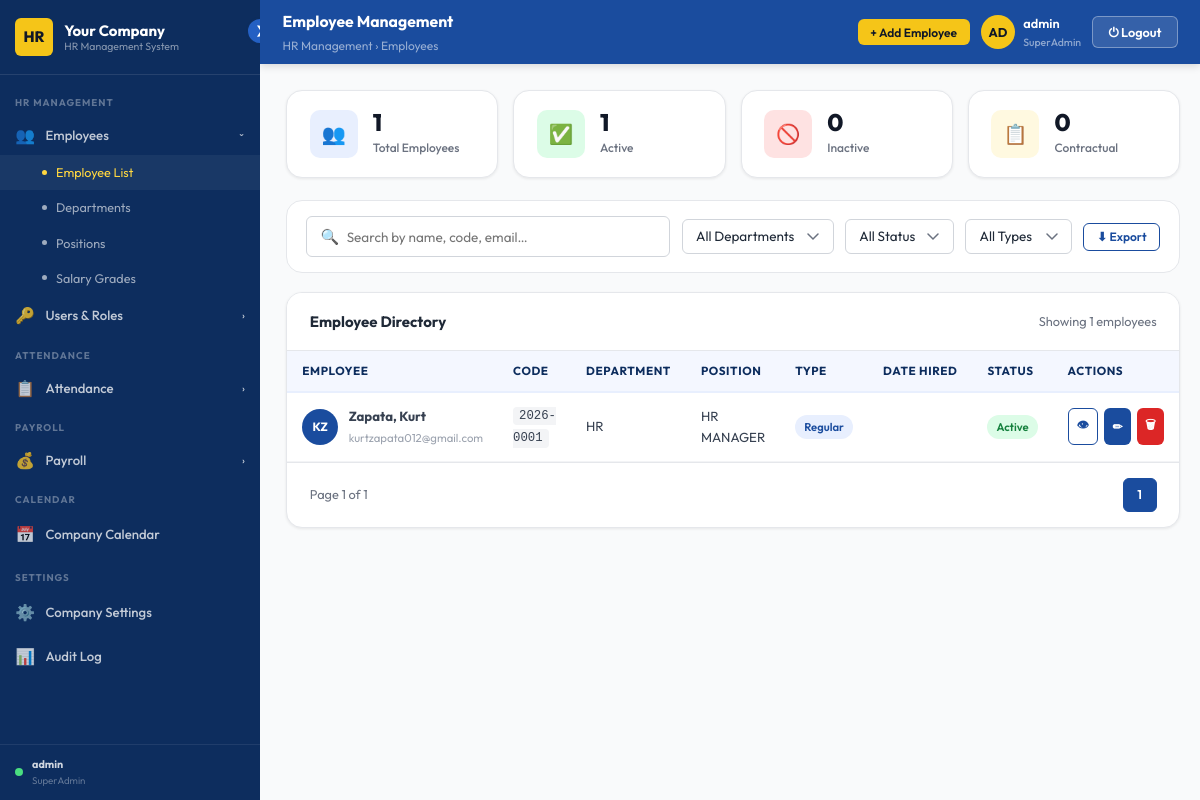
Screenshot of /employees/ (signed in) with the database file from the repository.
### accounts/models.py (models this page shows, shortened)
class Role(models.Model):
    name        = models.CharField(max_length=100)      # SuperAdmin, HRAdmin, StaffAdmin
    description = models.TextField(blank=True)

### employees/models.py (models this page shows, shortened)
class Employee(models.Model):
    EMPLOYMENT_TYPES = [('regular', 'Regular'), ('contract', 'Contract')]
    STATUS_CHOICES   = [('active', 'Active'), ('inactive', 'Inactive')]
    GENDER_CHOICES   = [('male', 'Male'), ('female', 'Female'), ('other', 'Other')]
    CIVIL_CHOICES    = [
        ('single', 'Single'), ('married', 'Married'),
        ('widowed', 'Widowed'), ('separated', 'Separated'),
    ]
    employee_code   = models.CharField(max_length=50, unique=True)
    first_name      = models.CharField(max_length=100)
    last_name       = models.CharField(max_length=100)
    email           = models.EmailField(unique=True)
    phone           = models.CharField(max_length=30, blank=True)
    address         = models.TextField(blank=True)
    date_hired      = models.DateField(null=True, blank=True)
    employment_type = models.CharField(max_length=20, choices=EMPLOYMENT_TYPES, default='regular')
    status          = models.CharField(max_length=20, choices=STATUS_CHOICES, default='active')
    department      = models.ForeignKey(Department, on_delete=models.SET_NULL, null=True, blank=True)
    position        = models.ForeignKey(Position, on_delete=models.SET_NULL, null=True, blank=True)
    salary_grade    = models.ForeignKey(SalaryGrade, on_delete=models.SET_NULL, null=True, blank=True)
    created_at      = models.DateTimeField(auto_now_add=True)
    updated_at      = models.DateTimeField(auto_now=True)
    middle_name     = models.CharField(max_length=100, blank=True)
    birthdate       = models.DateField(null=True, blank=True)
    gender          = models.CharField(max_length=10, choices=GENDER_CHOICES, blank=True)
    civil_status    = models.CharField(max_length=15, choices=CIVIL_CHOICES, blank=True)
    nationality     = models.CharField(max_length=60, blank=True, default='Filipino')
    tin_number        = models.CharField(max_length=30, blank=True)
    sss_number        = models.CharField(max_length=30, blank=True)
    philhealth_number = models.CharField(max_length=30, blank=True)
    pagibig_number    = models.CharField(max_length=30, blank=True)
    emergency_contact_name         = models.CharField(max_length=150, blank=True)
    emergency_contact_phone        = models.CharField(max_length=30, blank=True)
    emergency_contact_relationship = models.CharField(max_length=60, blank=True)
    contract_start  = models.DateField(null=True, blank=True)
    contract_end    = models.DateField(null=True, blank=True)
    @property
    def is_contract_expired(self):
        if self.employment_type == 'contract' and self.contract_end:
            from datetime import date
            return date.today() > self.contract_end
        return False

class Department(models.Model):
    name        = models.CharField(max_length=100)
    description = models.TextField(blank=True)
    created_at  = models.DateTimeField(auto_now_add=True)

class Position(models.Model):
    name        = models.CharField(max_length=100)
    department  = models.ForeignKey(Department, on_delete=models.SET_NULL, null=True)
    base_salary = models.DecimalField(max_digits=10, decimal_places=2, default=0)
    created_at  = models.DateTimeField(auto_now_add=True)

### employees/views.py (the view)
@admin_required
def employee_list(request):
    qs = Employee.objects.select_related(
        'department', 'position', 'salary_grade'
    ).order_by('last_name', 'first_name')
    q        = request.GET.get('q', '').strip()
    dept     = request.GET.get('dept')
    status   = request.GET.get('status')
    emp_type = request.GET.get('type')
    if q:
        qs = qs.filter(
            Q(first_name__icontains=q) | Q(last_name__icontains=q) |
            Q(email__icontains=q)      | Q(employee_code__icontains=q)
        )
    if dept:     qs = qs.filter(department_id=dept)
    if status:   qs = qs.filter(status=status)
    if emp_type: qs = qs.filter(employment_type=emp_type)
    paginator = Paginator(qs, 20)
    employees = paginator.get_page(request.GET.get('page', 1))
    today = date.today()
    soon  = today + timedelta(days=30)
    stats = {
        'total':            Employee.objects.count(),
        'active':           Employee.objects.filter(status='active').count(),
        'inactive':         Employee.objects.filter(status='inactive').count(),
        'contract':         Employee.objects.filter(employment_type='contract').count(),
        'expiring_soon':    Employee.objects.filter(
                                employment_type='contract',
                                status='active',
                                contract_end__gte=today,
                                contract_end__lte=soon,
                            ).count(),
        'expired_contracts': Employee.objects.filter(
                                employment_type='contract',
                                status='active',
                                contract_end__lt=today,
                            ).count(),
    }
    next_code = generate_employee_code()
    new_creds = request.session.pop('new_employee_credentials', None)
    for _name, _desc in [
        ('SuperAdmin', 'Full access to all system features'),
        ('HRAdmin',    'Access to HR and employee management'),
        ('StaffAdmin', 'Read-only access to staff data'),
    ]:
        Role.objects.get_or_create(name=_name, defaults={'description': _desc})
    return render(request, 'hrms/employee_management.html', {
        'employees':      employees,
        'departments':    Department.objects.all(),
        'salary_grades':  SalaryGrade.objects.all(),
        'roles':          Role.objects.all().order_by('name'),
        'stats':          stats,
        'next_emp_code':  next_code,
        'new_creds':      new_creds,
        **_branding(),
    })

### templates/hrms/employee_management.html (shortened to what this page needs)
{% extends "hrms/admin_base.html" %}
{% load static %}
{% block page_title %}Employee Management{% endblock %}
{% block breadcrumb %}HR Management › Employees{% endblock %}
{% block header_actions %}
  <button class="btn btn-gold btn-sm" onclick="openModal('add-employee-modal')">+ Add Employee</button>
{% endblock %}
{% block content %}
<div class="emp-stats">
  <div class="stat-card">
    <div class="stat-icon blue">👥</div>
    <div><div class="stat-num">{{ stats.total|default:0 }}</div><div class="stat-label">Total Employees</div></div>
  </div>
  <div class="stat-card">
    <div class="stat-icon green">✅</div>
    <div><div class="stat-num">{{ stats.active|default:0 }}</div><div class="stat-label">Active</div></div>
  </div>
  <div class="stat-card">
    <div class="stat-icon red">🚫</div>
    <div><div class="stat-num">{{ stats.inactive|default:0 }}</div><div class="stat-label">Inactive</div></div>
  </div>
  <div class="stat-card">
    <div class="stat-icon gold">📋</div>
    <div><div class="stat-num">{{ stats.contract|default:0 }}</div><div class="stat-label">Contractual</div></div>
  </div>
</div>
<div class="filters-bar">
  <div class="search-bar" style="flex:1;min-width:220px;">
    <span class="search-icon">🔍</span>
    <input type="text" id="emp-search" placeholder="Search by name, code, email…" oninput="filterEmployees()">
  </div>
  <select class="form-control" id="filter-dept" style="width:auto;" onchange="filterEmployees()">
    <option value="">All Departments</option>
  </select>
  <select class="form-control" id="filter-status" style="width:auto;" onchange="filterEmployees()">
    <option value="">All Status</option>
  </select>
  <select class="form-control" id="filter-type" style="width:auto;" onchange="filterEmployees()">
    <option value="">All Types</option>
  </select>
  <button class="btn btn-outline btn-sm" onclick="exportEmployees()">⬇ Export</button>
</div>
<div class="card">
  <div class="card-header">
    <h3>Employee Directory</h3>
    <span class="text-sm text-gray" id="emp-count">Showing {{ employees.object_list|length }} employees</span>
  </div>
  <div class="table-wrap">
    <table class="data-table" id="emp-table">
      <thead>
        <tr>
          <th>Employee</th>
          <th>Code</th>
          <th>Department</th>
          <th>Position</th>
          <th>Type</th>
          <th>Date Hired</th>
          <th>Status</th>
          <th>Actions</th>
        </tr>
      </thead>
      <tbody id="emp-tbody">
        {% for emp in employees %}
        <tr data-dept="{{ emp.department_id|default:'' }}" data-status="{{ emp.status }}" data-type="{{ emp.employment_type }}">
          <td>
            <div class="emp-name-cell">
              <div class="emp-avatar">{{ emp.first_name|slice:":1" }}{{ emp.last_name|slice:":1" }}</div>
              <div>
                <strong>{{ emp.last_name }}, {{ emp.first_name }}</strong>
                <span>{{ emp.email }}</span>
              </div>
            </div>
          </td>
          <td><code style="font-size:.82rem;background:var(--gray-100);padding:.15rem .4rem;border-radius:4px;">{{ emp.employee_code }}</code></td>
          <td>{{ emp.department.name|default:"—" }}</td>
          <td>{{ emp.position.name|default:"—" }}</td>
          <td>
            <span class="badge {% if emp.employment_type == 'regular' %}badge-blue{% else %}badge-gold{% endif %}">
              {{ emp.employment_type|title }}
            </span>
          </td>
          <td>{{ emp.date_hired|date:"M d, Y" }}</td>
          <td>
            <span class="badge {% if emp.status == 'active' %}badge-success{% else %}badge-danger{% endif %}">
              {{ emp.status|title }}
            </span>
          </td>
          <td>
            <div class="action-btns">
              <button class="btn btn-outline btn-sm btn-icon" title="View" onclick="viewEmployee('{{ emp.id }}')">👁</button>
              <button class="btn btn-primary btn-sm btn-icon" title="Edit" onclick="editEmployee('{{ emp.id }}')">✏</button>
              <button class="btn btn-danger btn-sm btn-icon" title="Delete" onclick="confirmDelete('{{ emp.id }}', '{{ emp.first_name|escapejs }} {{ emp.last_name|escapejs }}')">🗑</button>
            </div>
          </td>
        </tr>
        {% empty %}
        <tr><td colspan="8" style="text-align:center;padding:2.5rem;color:var(--gray-400);">No employees found.</td></tr>
        {% endfor %}
      </tbody>
    </table>
  </div>
  <div style="padding:1rem 1.5rem;display:flex;align-items:center;justify-content:space-between;border-top:1px solid var(--gray-200);">
    <span class="text-sm text-gray">Page {{ employees.number }} of {{ employees.paginator.num_pages }}</span>
    <div class="pagination">
      {% for num in employees.paginator.page_range %}
        {% if employees.number == num %}
          <span class="page-btn active">{{ num }}</span>
        {% elif num >= employees.number|add:"-2" and num <= employees.number|add:"2" %}
          <a href="?page={{ num }}" class="page-btn">{{ num }}</a>
        {% endif %}
      {% endfor %}
    </div>
  </div>
</div>
{% endblock %}

### templates/hrms/admin_base.html (shortened to what this page needs)
{% load static %}
<!DOCTYPE html>
<html lang="en">
<head>
  <link rel="stylesheet" href="{% static 'css/base.css' %}"/>
</head>
<body>
<div class="admin-layout">
  <aside class="sidebar" id="sidebar">
    <button class="sidebar-toggle" id="sidebar-toggle" title="Toggle Sidebar">❯</button>
    <div class="sidebar-logo">
      <div class="logo-mark" id="logo-mark">
        {% if company_logo %}
          <img src="{{ company_logo }}" alt="Logo"
               style="width:100%;height:100%;object-fit:cover;border-radius:var(--radius-sm);">
        {% else %}
          {{ company_initials|default:"HR" }}
        {% endif %}
      </div>
      <div class="logo-text">
        {{ company_name|default:"Your Company" }}
        <span>HR Management System</span>
      </div>
    </div>
    <nav class="sidebar-nav" id="sidebar-nav">
      <div class="nav-section">
        <div class="nav-section-label">HR Management</div>
        <button class="nav-group-toggle" data-group="nav-hr">
          <span class="icon">👥</span><span class="label">Employees</span><span class="chevron">›</span>
        </button>
        <div class="nav-submenu" id="nav-hr">
          <a href="{% url 'employees:list' %}">Employee List</a>
          <a href="{% url 'employees:departments' %}">Departments</a>
          <a href="{% url 'employees:positions' %}">Positions</a>
          <a href="{% url 'employees:salary_grades' %}">Salary Grades</a>
        </div>
        {% if is_super_admin %}
        <button class="nav-group-toggle" data-group="nav-users">
          <span class="icon">🔑</span><span class="label">Users & Roles</span><span class="chevron">›</span>
        </button>
        {% endif %}
      </div>
      <div class="nav-section">
        <div class="nav-section-label">Attendance</div>
        <button class="nav-group-toggle" data-group="nav-att">
          <span class="icon">📋</span><span class="label">Attendance</span><span class="chevron">›</span>
        </button>
      </div>
      <div class="nav-section">
        <div class="nav-section-label">Payroll</div>
        <button class="nav-group-toggle" data-group="nav-payroll">
          <span class="icon">💰</span><span class="label">Payroll</span><span class="chevron">›</span>
        </button>
      </div>
      <div class="nav-section">
        <div class="nav-section-label">Calendar</div>
        <a class="nav-link" href="{% url 'calendar_app:index' %}">
          <span class="icon">📅</span><span class="label">Company Calendar</span>
        </a>
      </div>
      {% if is_super_admin %}
      <div class="nav-section">
        <div class="nav-section-label">Settings</div>
        <a class="nav-link" href="{% url 'employees:company_settings' %}">
          <span class="icon">⚙️</span><span class="label">Company Settings</span>
        </a>
        <a class="nav-link" href="{% url 'accounts:audit_log' %}">
          <span class="icon">📊</span><span class="label">Audit Log</span>
        </a>
      </div>
      {% endif %}
    </nav>
    <div style="padding:.75rem 1rem;border-top:1px solid rgba(255,255,255,.08);
                display:flex;align-items:center;gap:.6rem;">
      <div style="width:8px;height:8px;border-radius:50%;background:#4ADE80;flex-shrink:0;"></div>
      <div style="overflow:hidden;">
        <div style="font-size:.72rem;font-weight:700;color:rgba(255,255,255,.8);
                    white-space:nowrap;overflow:hidden;text-overflow:ellipsis;">
          {{ request.user.get_full_name|default:request.user.username }}
        </div>
        <div style="font-size:.65rem;color:rgba(255,255,255,.35);">
          {% if user_role %}{{ user_role.name }}{% else %}No Role{% endif %}
        </div>
      </div>
    </div>
  </aside>
  <div style="flex:1;display:flex;flex-direction:column;">
    <header class="admin-header" id="admin-header">
      <div>
        <div class="header-title">{% block page_title %}Dashboard{% endblock %}</div>
        <div class="header-breadcrumb">{% block breadcrumb %}Home{% endblock %}</div>
      </div>
      <div class="header-right">
        {% block header_actions %}{% endblock %}
        <div class="header-user">
          <div class="header-avatar">{{ request.user.username|slice:":2"|upper }}</div>
          <div>
            <div style="font-size:.85rem;font-weight:600;color:var(--white);">
              {{ request.user.get_full_name|default:request.user.username }}
            </div>
            {% if user_role %}
            <div style="font-size:.7rem;color:rgba(255,255,255,.5);">
              {{ user_role.name }}
            </div>
            {% endif %}
          </div>
        </div>
        <button class="btn-logout" onclick="confirmLogout()">⏻ Logout</button>
      </div>
    </header>
    <main class="admin-content" id="admin-content">
      {% block content %}{% endblock %}
    </main>
  </div>
</div>
</body>
</html>

### rows the page displays
Role: name "SuperAdmin"
Employee: first_name "K", last_name "Z", last_name "Zapata", first_name "Kurt", email "kurtzapata012@gmail.com", employee_code "2026-0001", department.name "HR", position.name "HR MANAGER", employment_type "Regular", status "Active"

### other values shown
{{ company_initials|default:"HR" }} "HR"
{{ company_name|default:"Your Company" }} "Your Company"
{{ request.user.get_full_name|default:request.user.username }} "admin"
{{ request.user.username|slice:":2"|upper }} "AD"
{{ stats.total|default:0 }} "1"
{{ stats.active|default:0 }} "1"
{{ stats.inactive|default:0 }} "0"
{{ stats.contract|default:0 }} "0"
{{ employees.object_list|length }} "1"
{{ employees.number }} "1"
{{ employees.paginator.num_pages }} "1"
{{ num }} "1"
